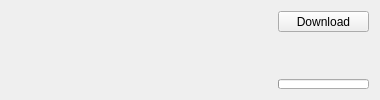
<?xml version="1.0" encoding="UTF-8"?>
<ui version="4.0">
 <class>GitHubFileItemWidget</class>
 <widget class="QWidget" name="GitHubFileItemWidget">
  <property name="geometry">
   <rect>
    <x>0</x>
    <y>0</y>
    <width>380</width>
    <height>100</height>
   </rect>
  </property>
  <layout class="QGridLayout" name="gridLayout">
   <item row="0" column="0">
    <widget class="QLabel" name="displayNameText">
     <property name="sizePolicy">
      <sizepolicy hsizetype="Expanding" vsizetype="Preferred">
       <horstretch>0</horstretch>
       <verstretch>0</verstretch>
      </sizepolicy>
     </property>
     <property name="toolTip">
      <string notr="true"/>
     </property>
     <property name="wordWrap">
      <bool>true</bool>
     </property>
    </widget>
   </item>
   <item row="0" column="1">
    <layout class="QVBoxLayout" name="verticalLayout_2">
     <item>
      <widget class="QToolButton" name="downloadButton">
       <property name="sizePolicy">
        <sizepolicy hsizetype="Preferred" vsizetype="Fixed">
         <horstretch>0</horstretch>
         <verstretch>0</verstretch>
        </sizepolicy>
       </property>
       <property name="text">
        <string>Download</string>
       </property>
       <property name="icon">
        <iconset theme="download">
         <normaloff>../curseforge</normaloff>../curseforge</iconset>
       </property>
      </widget>
     </item>
     <item>
      <widget class="QLabel" name="downloadSpeedText">
       <property name="sizePolicy">
        <sizepolicy hsizetype="Preferred" vsizetype="Preferred">
         <horstretch>0</horstretch>
         <verstretch>0</verstretch>
        </sizepolicy>
       </property>
       <property name="font">
        <font>
         <pointsize>9</pointsize>
        </font>
       </property>
       <property name="toolTip">
        <string notr="true"/>
       </property>
       <property name="alignment">
        <set>Qt::AlignCenter</set>
       </property>
      </widget>
     </item>
     <item>
      <widget class="QProgressBar" name="downloadProgress">
       <property name="sizePolicy">
        <sizepolicy hsizetype="Fixed" vsizetype="Minimum">
         <horstretch>0</horstretch>
         <verstretch>0</verstretch>
        </sizepolicy>
       </property>
       <property name="maximumSize">
        <size>
         <width>16777215</width>
         <height>10</height>
        </size>
       </property>
       <property name="value">
        <number>0</number>
       </property>
       <property name="textVisible">
        <bool>false</bool>
       </property>
      </widget>
     </item>
    </layout>
   </item>
  </layout>
 </widget>
 <resources/>
 <connections/>
</ui>
